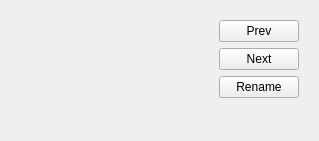
<?xml version="1.0" encoding="UTF-8"?>
<ui version="4.0">
 <class>FleetWidget</class>
 <widget class="QWidget" name="FleetWidget">
  <property name="geometry">
   <rect>
    <x>0</x>
    <y>0</y>
    <width>319</width>
    <height>141</height>
   </rect>
  </property>
  <property name="windowTitle">
   <string>Form</string>
  </property>
  <layout class="QHBoxLayout" name="horizontalLayout">
   <item>
    <widget class="ShipAvatarWidget" name="shipAvatarWidget" native="true">
     <property name="sizePolicy">
      <sizepolicy hsizetype="Fixed" vsizetype="Fixed">
       <horstretch>0</horstretch>
       <verstretch>0</verstretch>
      </sizepolicy>
     </property>
     <property name="minimumSize">
      <size>
       <width>64</width>
       <height>64</height>
      </size>
     </property>
     <property name="maximumSize">
      <size>
       <width>64</width>
       <height>64</height>
      </size>
     </property>
    </widget>
   </item>
   <item>
    <spacer name="horizontalSpacer">
     <property name="orientation">
      <enum>Qt::Horizontal</enum>
     </property>
     <property name="sizeHint" stdset="0">
      <size>
       <width>40</width>
       <height>20</height>
      </size>
     </property>
    </spacer>
   </item>
   <item>
    <widget class="QWidget" name="widget" native="true">
     <layout class="QVBoxLayout" name="verticalLayout">
      <item>
       <widget class="QPushButton" name="prevButton">
        <property name="text">
         <string>Prev</string>
        </property>
       </widget>
      </item>
      <item>
       <widget class="QPushButton" name="nextButton">
        <property name="text">
         <string>Next</string>
        </property>
       </widget>
      </item>
      <item>
       <widget class="QPushButton" name="renameButton">
        <property name="text">
         <string>Rename</string>
        </property>
       </widget>
      </item>
      <item>
       <spacer name="verticalSpacer">
        <property name="orientation">
         <enum>Qt::Vertical</enum>
        </property>
        <property name="sizeHint" stdset="0">
         <size>
          <width>20</width>
          <height>40</height>
         </size>
        </property>
       </spacer>
      </item>
     </layout>
    </widget>
   </item>
  </layout>
 </widget>
 <customwidgets>
  <customwidget>
   <class>ShipAvatarWidget</class>
   <extends>QWidget</extends>
   <header>ship_avatar_widget.h</header>
   <container>1</container>
  </customwidget>
 </customwidgets>
 <resources/>
 <connections/>
</ui>
